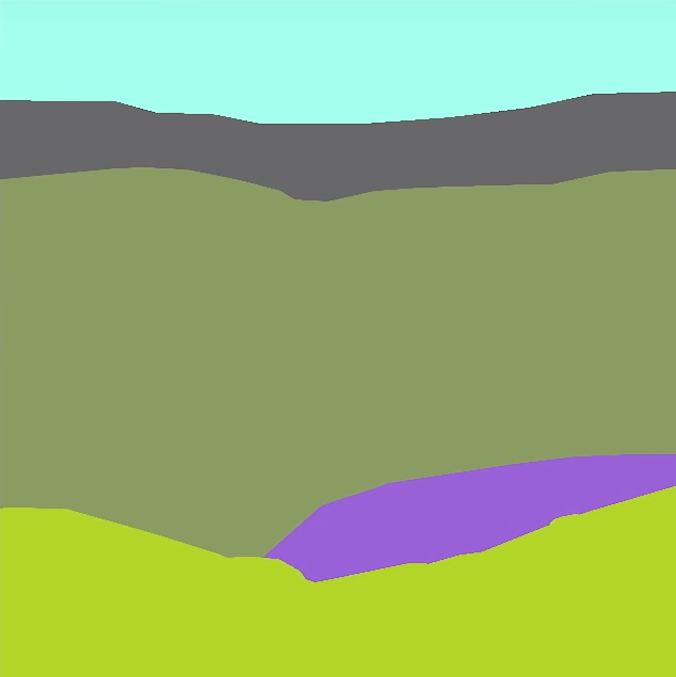
#> input picture spade/test.png, 676 x 677 px
$ python image_spade_converter.py --input test.png
#> lines starting #> are read from the running program, lines starting #| are printed output that depends on the picture
import argparse
import sys
sys.setrecursionlimit(100000)


from PIL import Image
import numpy as np

parser = argparse.ArgumentParser(description='Process some integers.')

parser.add_argument('-i', '--input', dest='input_image_path',
                    help='Input image to process', required=True)

parser.add_argument('-ow', '--output_width', dest='output_width',
                    help='Output image files width', default=64)

parser.add_argument('-oh', '--output_height', dest='output_height',
                    help='Output image files height', default=64)


args = parser.parse_args()

pil_img = Image.open(args.input_image_path).convert("L")
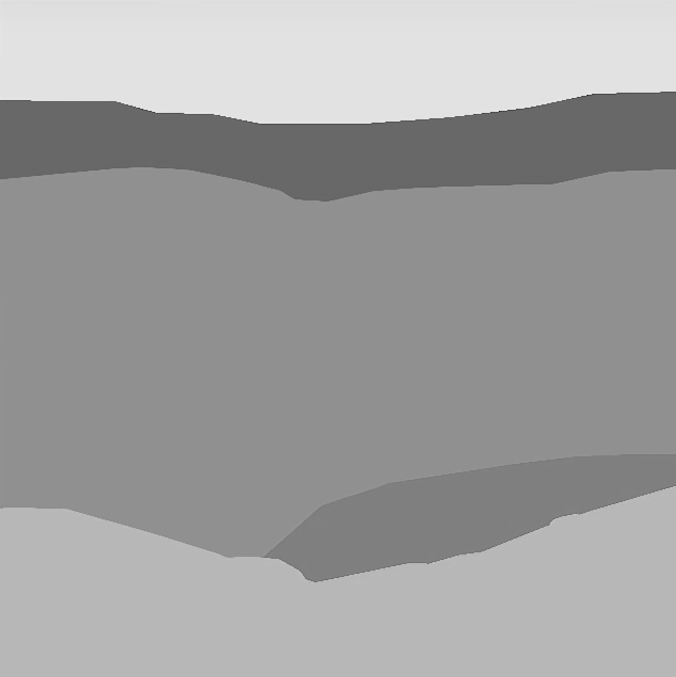
#> pil_img: PIL image 676x677 L; min 19, max 238, mean 160

# Resize image
resized_image = pil_img.resize((args.output_width, args.output_height), resample=Image.NEAREST)
image_data = np.array(resized_image)

object_number = 0
instance_data = np.zeros((args.output_width, args.output_height))
'''
for x in range(256):
    for y in range(256):
        if x > 0 and y > 0:
            if image_data[x - 1][y - 1] == image_data[x][y]:
                instance_data[x][y] = instance_data[x - 1][y - 1]
                continue

        if x > 0:
            if image_data[x - 1][y] == image_data[x][y]:
                instance_data[x][y] = instance_data[x - 1][y]
                continue

        if y > 0:
            if image_data[x][y - 1] == image_data[x][y]:
                instance_data[x][y] = instance_data[x][y - 1]
                continue


        object_number += 1
        instance_data[x][y] = object_number
'''

def fill_check_pixel(x, y, set_val):
    if instance_data[x][y] == set_val:
        return
    instance_data[x][y] = set_val
    print("set")

    if x > 0 and y > 0:
        if image_data[x - 1][y - 1] == image_data[x][y]:
            fill_check_pixel(x - 1, y - 1, set_val)

    if x > 0:
        if image_data[x - 1][y] == image_data[x][y]:
            fill_check_pixel(x - 1, y, set_val)
    if y > 0:
        if image_data[x][y - 1] == image_data[x][y]:
            fill_check_pixel(x, y - 1, set_val)

    if x < args.output_width - 1 and y < args.output_height - 1:
        if image_data[x + 1][y + 1] == image_data[x][y]:
            fill_check_pixel(x + 1, y + 1, set_val)

    if x < args.output_width - 1:
        if image_data[x + 1][y] == image_data[x][y]:
            fill_check_pixel(x + 1, y, set_val)

    if y < args.output_height - 1:
        if image_data[x][y + 1] == image_data[x][y]:
            fill_check_pixel(x, y + 1, set_val)

object_number += 1
for x in range(args.output_width):
    for y in range(args.output_height):
        if instance_data[x][y] > 0:
            continue
        fill_check_pixel(x, y, object_number)
        object_number += 1
        print("inc")

print(object_number)
# Normalize the image data for writing to file

instance_data = np.uint8(((instance_data - np.min(instance_data)) / (np.max(instance_data) - np.min(instance_data)) * 255.0))

# Write the output to disk
output_image_gray = Image.fromarray(image_data)
output_image_gray = output_image_gray.resize((256, 256), resample=Image.NEAREST)
output_image = Image.new("RGBA", output_image_gray.size)
#> output_image: PIL image 256x256 RGBA; every value is 0
output_image.paste(output_image_gray)
output_image.save("output_" + args.input_image_path)

instance_image_gray = Image.fromarray(instance_data)
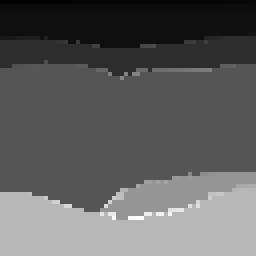
#> instance_image_gray: PIL image 64x64 L (shown 4 times larger); min 0, max 255, mean 94.3
instance_image_gray = instance_image_gray.resize((256, 256), resample=Image.NEAREST)
#> instance_image_gray: PIL image 256x256 L
instance_image = Image.new("RGBA", instance_image_gray.size)
instance_image.paste(instance_image_gray)
instance_image.save("instance_" + args.input_image_path)
